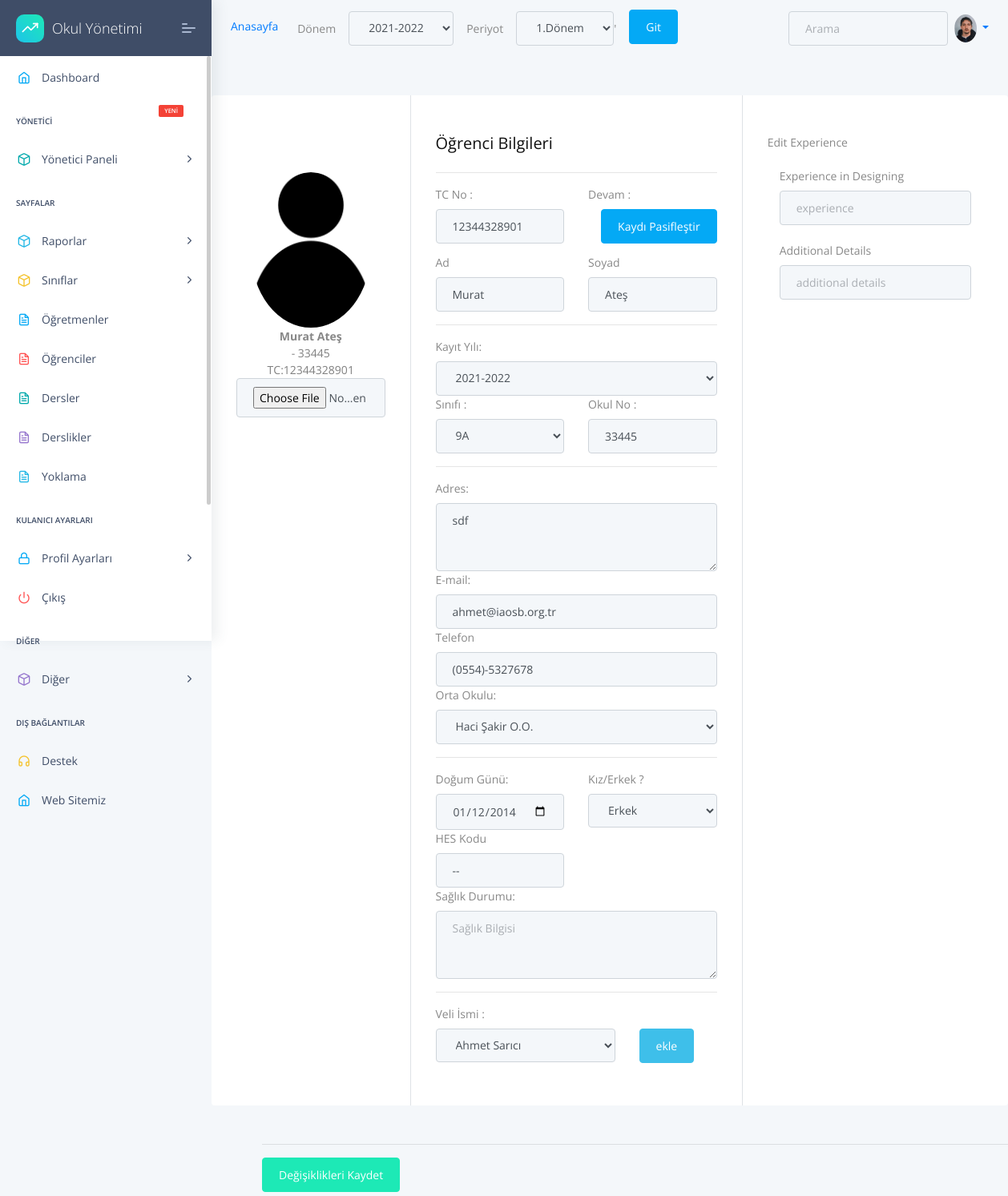
The app's page /student/update/21 (signed in), older data.
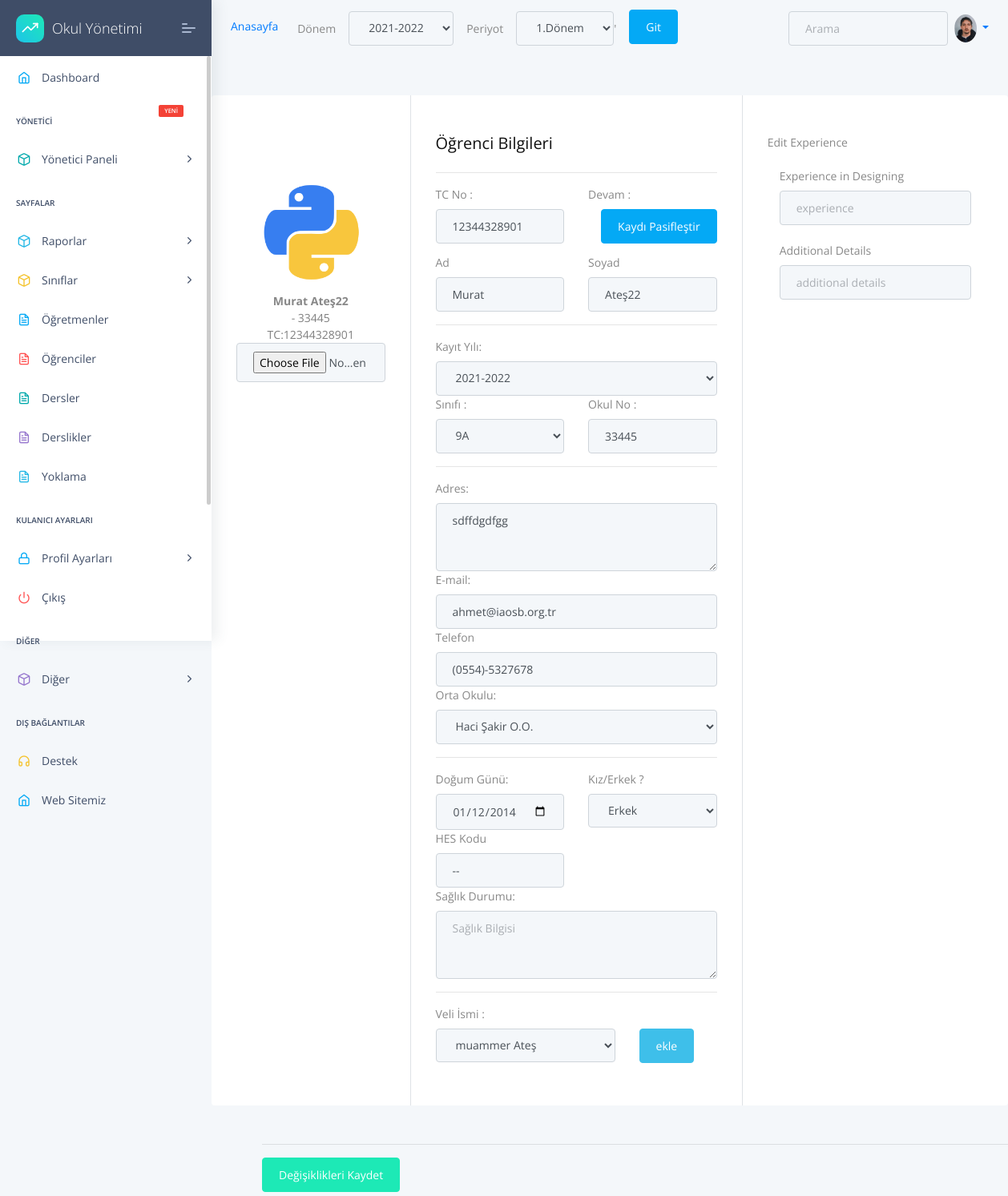
The same page, newer data.
### apps/student/models.py (models this page shows, shortened)
class Student(models.Model):
    firstName= models.CharField(max_length=20,default="",unique=False,null=True,blank=True,)
    lastName=models.CharField(max_length=20,unique=False,null=True,blank=True,)
    TC = models.CharField(max_length=11,unique=False,null=True,blank=True,validators=[validateEven])
    phone = models.CharField(validators=[validatePhone], max_length=17,default="0",unique=False,null=True,blank=True,)
    address=models.TextField(unique=False,null=True,blank=True,)
    status=models.BooleanField(unique=False,null=True,blank=True,)
    middleSchool=models.ForeignKey(MiddleSchool,on_delete=models.CASCADE)
    number=models.IntegerField(unique=False,null=True,blank=True,)
    session=models.ForeignKey(Session,on_delete=models.CASCADE)
    image=models.ImageField(upload_to=upload_location,unique=False,null=True,blank=True,default='images/person.png')
    health=models.TextField(unique=False,null=True,blank=True,)
    HESCode=models.CharField(max_length=12,unique=False,null=True,blank=True,validators=[validateHesCode])
    birtdate=DateField(("Doğum Tarihiniz"), auto_now=False, auto_now_add=False,unique=False,null=True,blank=True,)
    email=models.EmailField()
    genders=(('Kız','Kız'),
              ('Erkek','Erkek'),
              ('Diger','Diğer'),
    )
    gender=CharField(max_length=10 ,choices=genders,unique=False,blank=True,null=True)
    class Meta:
        ordering = ('firstName',)

### apps/student/views.py (the view, shortened to what this page needs)
# urls.py: path('update/<int:pk>', views.studentUpdate, name='student-update'),
@login_required(login_url="/login/")
def studentUpdate(request,pk=None):
    sessionUpdate(request)
    session=Session.objects.get(active=True)
    period=Period.objects.get(active=True)
    getStudentList = StudentList.objects.filter(session=session,periods=period).order_by("className")
    parents=Parent.objects.all()
    try:
        student = Student.objects.get(id=pk)
        oldclass = StudentList.objects.get(students=student,session=session,periods=period)
    except Exception as err:
        print(err)
        context={
        'sessions':sessions,"periods":periods
        }
        return render(request, "student/std-Update.html", context)
    student_form = StudentForm(instance=student)
    birtdate = str(student.birtdate)
    context={
        'student':student,
        'stdClassName':oldclass,
        'allClassList':getStudentList,
        'student_form':student_form,
        'media_url':settings.MEDIA_URL,
        'sessions':sessions,"periods":periods,
        'birtdate':birtdate,
        'parents':parents,
        }
    return render(request, "student/std-Update.html", context)

### apps/classes/models.py (called while the page is built)
    def __str__(self):
        return self.level.level+self.className.name

### apps/home/models.py (called while the page is built)
    def __str__(self):
      return self.session

    def __str__(self):
      return self.period

### apps/student/models.py (called while the page is built)
    def __str__(self):
        return self.name

### apps/templates/student/std-Update.html (shortened to what the changed rows need)
{% extends "layouts/base.html" %}
{% block content %}
<div class="container rounded bg-white mt-5 mb-5">
    <form action="" method="POST" enctype="multipart/form-data">
        <div class="row">
            <div class="col-md-3 border-right">
                <div class="d-flex flex-column align-items-center text-center p-3 py-5">
                    <img class="rounded-circle mt-5" width="150px" src="{{media_url}}{{student.image}}">
                    <span class="font-weight-bold">{{student.firstName}} {{student.lastName}}</span>
                    <span class="text-black-50">{{className.className}} - {{student.number}}</span>
                    <span class="text-black-50">TC:{{student.TC}}</span>
                    <span>
                        {{student_form.image}}
                    </span>
                </div>
            </div>
            <div class="col-md-5 border-right">
                <div class="p-3 py-5">
                    <div class="row mt-2">
                        <div class="col-md-6"><label class="labels">TC No : </label>{{student_form.TC}}</div>
                    </div>
                    <div class="row mt-2">
                        <div class="col-md-6"><label class="labels">Ad</label>{{student_form.firstName}}</div>
                        <div class="col-md-6"><label class="labels">Soyad</label>{{student_form.lastName}}</div>
                    </div>
                    <div class="row mt-2">
                        <div class="col-md-6"><label class="labels">Okul No :</label>{{student_form.number}}</div>
                    </div>
                    <div class="row mt-3">
                        <div class="col-md-12"><label class="labels">Adres:</label>{{student_form.address}}</div>
                        <div class="col-md-12"><label class="labels">E-mail:</label>{{student_form.email}}</div>
                        <div class="col-md-12"><label class="labels">Telefon </label>{{student_form.phone}}</div>
                        <div class="col-md-12"><label class="labels">Orta Okulu:</label>{{student_form.middleSchool}}
                        </div>
                        </div>
                    <div class="row mt-3">
                        <div class="col-md-6"><label class="labels">Kız/Erkek ? </label>{{student_form.gender}}</div>
                        <div class="col-md-6"><label class="labels">HES Kodu</label>{{student_form.HESCode}}</div>
                        <div class="col-md-12"><label class="labels">Sağlık Durumu:</label>{{student_form.health}}</div>
                    </div>
                    <div class="row">
                        <div class="col-md-8">
                           <select id="parentFormSelect " class="form-control" name="parentFormSelect">
                               {% for parent in parents %}
                               <option  value="{{ parent.id }}" selected >{{ parent.firstName}}  {{ parent.lastName}}</option>
                               {% endfor %}
                               </select>
                        </div>
                    </div>
                </div>
            </div>
        </div>
</div>
</div>
</div>
{% endblock content %}

Row changes from the older to the newer data that the page shows:
changed Student "Murat": image: a different picture; lastName "Ateş" → "Ateş22"; address "sdf" → "sdffdgdfgg"
Text that changed along with them:
form field parentFormSelect: "Ahmet Sarıcı" → "muammer Ateş"
